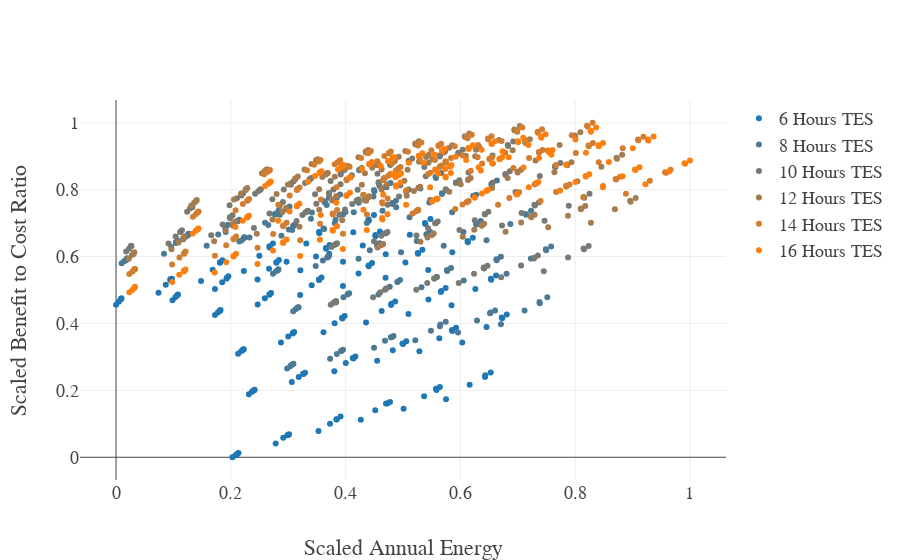

Write notebook code for a chart like this one.
### Code cell
color_by = 'tower__tes_hours'
x_var = 'annual_energies__hybrid'
y_var = 'benefit_cost_ratios__hybrid'

vals = sorted(pd.unique(df[color_by]))
ncolors = n_colors('rgb(31, 119, 180)', 'rgb(255, 127, 14)', len(vals), colortype='rgb')
x_norm = scaler(df[x_var])
y_norm = scaler(df[y_var])

fig = go.Figure()

for val, color in zip(vals, ncolors):
    fig.add_trace(go.Scatter(x=x_norm[df[color_by] == val], y=y_norm[df[color_by] == val],
                             mode='markers', name=f"{val:.0f} Hours TES", marker=dict(color=color)))

fig.update_xaxes(title='Scaled Annual Energy')
fig.update_yaxes(title='Scaled Benefit to Cost Ratio')

fig.update_layout(font=font)
fig.show()

### Figure 1 — Plotly figure (JSON) as saved in the notebook; plotly's stock layout.template omitted (floating-point values rounded to 4 significant figures; data arrays with more than 128 entries replaced by an {"elided": "..."} marker saying what was removed)
{"data": [{"marker": {"color": "rgb(31.0, 119.0, 180.0)"}, "mode": "markers", "name": "6 Hours TES", "type": "scatter", "x": {"elided": "180 float values"}, "y": {"elided": "180 float values"}}, {"marker": {"color": "rgb(75.8, 120.6, 146.8)"}, "mode": "markers", "name": "8 Hours TES", "type": "scatter", "x": {"elided": "180 float values"}, "y": {"elided": "180 float values"}}, {"marker": {"color": "rgb(120.6, 122.2, 113.6)"}, "mode": "markers", "name": "10 Hours TES", "type": "scatter", "x": {"elided": "180 float values"}, "y": {"elided": "180 float values"}}, {"marker": {"color": "rgb(165.39999999999998, 123.8, 80.39999999999999)"}, "mode": "markers", "name": "12 Hours TES", "type": "scatter", "x": {"elided": "180 float values"}, "y": {"elided": "180 float values"}}, {"marker": {"color": "rgb(210.2, 125.4, 47.19999999999999)"}, "mode": "markers", "name": "14 Hours TES", "type": "scatter", "x": {"elided": "180 float values"}, "y": {"elided": "180 float values"}}, {"marker": {"color": "rgb(255.0, 127.0, 14.0)"}, "mode": "markers", "name": "16 Hours TES", "type": "scatter", "x": {"elided": "180 float values"}, "y": {"elided": "180 float values"}}], "layout": {"font": {"family": "Computer Modern", "size": 18}, "xaxis": {"title": {"text": "Scaled Annual Energy"}}, "yaxis": {"title": {"text": "Scaled Benefit to Cost Ratio"}}}}
